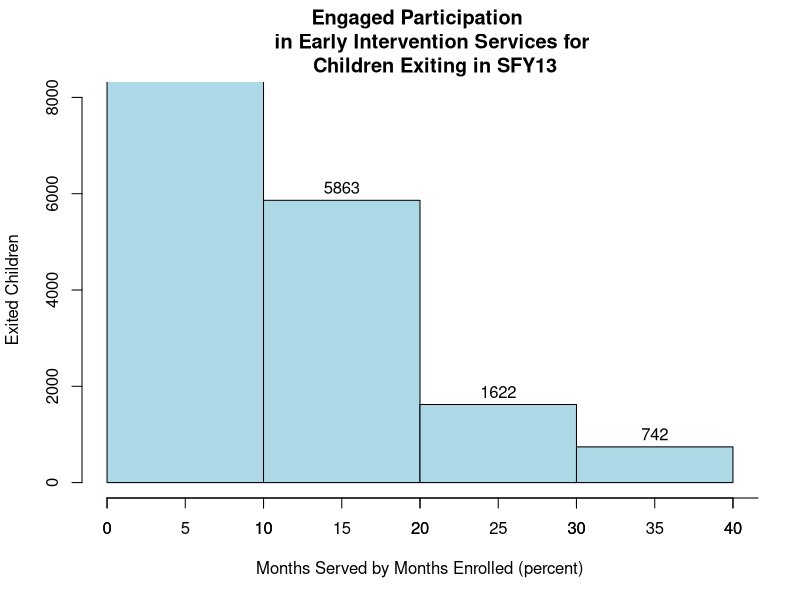
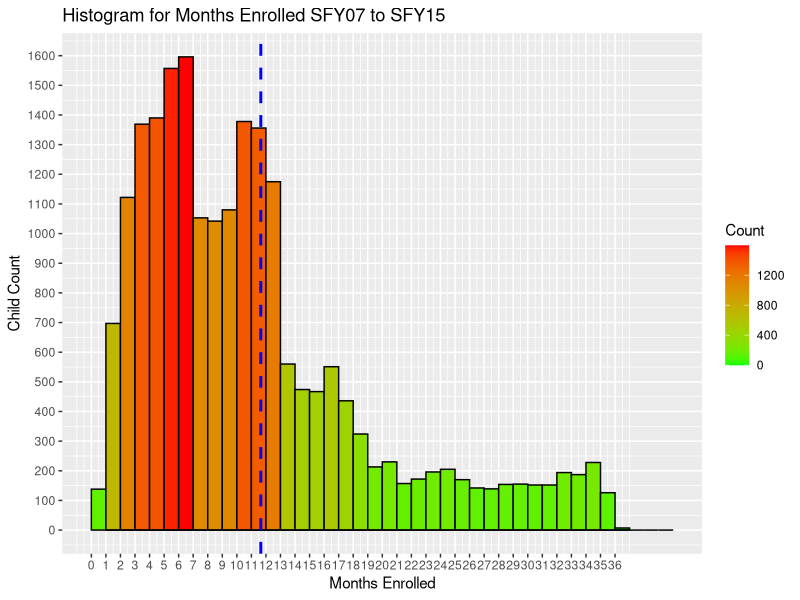

Write the R code that produced these figures, in order.
#STATE 2007 to 2015

dat <- read.csv("2007 to now SI.csv",header=TRUE)

head(dat)
str(dat)
names(dat)

hist(dat$months_served, breaks=5,
     #probability = TRUE,
     col="lightblue",
     labels=TRUE,
     ylim=c(0, 8000),
     xlab="Months Served by Months Enrolled (percent)",
     ylab="Exited Children",
     main="Engaged Participation 
     in Early Intervention Services for 
     Children Exiting in SFY13")
axis(side=1, at=seq(0,100, 5),
     text(50, 2500, "Average 86.76% / Min 0% / Max 100%",
          cex = .8),
     text(50, 2400, "Total Exited Children 3740",
          cex = .8))
text(50, 285, "Total Exited: 501",
     cex = .8)


data_2007 = read.csv("2007 to now SI.csv")
summary(data_2007)

# Set up the x y variables
install.packages("ggplot2")
library(ggplot2)
enrolled <- (data_2007$enrollment_months)
served <- (data_2007$months_served)
ggplot(data=data_2007, aes(data_2007$enrollment_months)) + 
  geom_histogram(breaks=seq(0, 40, by =1), 
                 col="black", 
                 aes(fill=..count..)) +
  scale_fill_gradient("Count", low = "green", high = "red") +
  geom_density(col=1) + labs(title="Histogram for Months Enrolled SFY07 to SFY15") + scale_x_continuous(breaks=seq(0,36,1)) +
  scale_y_continuous(breaks=seq(0,25000,100)) +
  labs(x="Months Enrolled", y="Child Count") +
  geom_vline(aes(xintercept=mean(data_2007$enrollment_months, na.rm=T)),
             color="blue", linetype="dashed", size=1)

